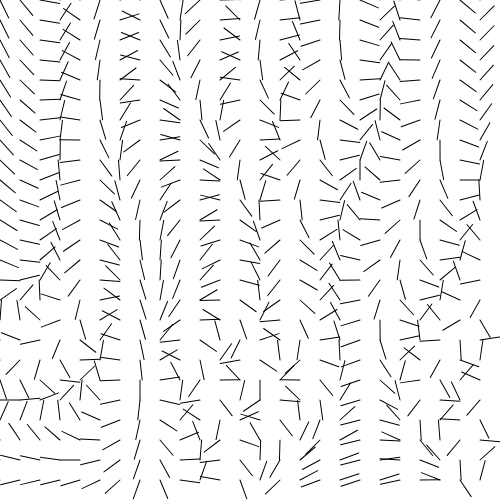
Frame 1 (no input)
Frame 60 (no input): identical to frame 1, image omitted
Frame 120 (the mouse pressed at the canvas centre since frame 60): identical to frame 1, image omitted

The p5.js sketch that drew this single still picture (run headless with seeded random() and noise() and a simulated clock; from frame 60 on, the mouse is pressed at the canvas centre):

// p5.js sketch
// ── sketch.js
const cWidth = 500;
const cHeight = 500;
const increment = 0.01;
const transparency = 255;
const scale = 20;
let cols, rows;
let fr;
let noiser;

// eslint-disable-next-line no-unused-vars
function setup() {
  createCanvas(cWidth, cHeight);
  console.log(`Canvas: ${width} x ${height}`);
  pixelDensity(1);

  cols = floor(width / scale);
  rows = floor(height / scale);
  fr = createP('');
  noiser = new Noiser(createImage(cols, rows));
}

// eslint-disable-next-line no-unused-vars
function draw() {
  background(255);

  noiser.setPixels(increment, transparency, scale);
  image(noiser.image, 0, 0);

  fr.html(floor(frameRate()));
}

// ── Noiser.js
// eslint-disable-next-line no-unused-vars
class Noiser {
  constructor(image) {
    this.img = image;
  }

  get image() {
    return this.img;
  }

  setPixels(increment, transparency, scale) {
    let yOff = 0;

    for (let y = 0; y < this.img.height; y++) {
      let xOff = 0;

      for (let x = 0; x < this.img.width; x++) {
        let angle = noise(xOff, yOff) * 255;
        xOff += increment;

        const vector = p5.Vector.fromAngle(angle);
        stroke(0);

        push();
        translate(x * scale, y * scale);
        rotate(vector.heading());
        line(0, 0, scale, 0);
        pop();
      }
      yOff += increment;
    }
  }
}

// ── particle.js
// eslint-disable-next-line no-unused-vars
function Particle(image, maxSpeed, thickness, downforce) {
  this.image = image;
  this.pos = createVector(random(width), random(height));
  this.velo = createVector(0, 0);
  this.accel = createVector(0, 0);
  this.gravitation = p5.Vector.fromAngle(90 * (PI / 180)).setMag(downforce / 10);
  this.maxSpeed = maxSpeed;
  this.prevPos = this.pos.copy();
  this.hue = 0;
  this.strokeWeight = thickness;

  this.update = function () {
    this.velo.add(this.accel);
    this.velo.limit(this.maxSpeed);
    this.pos.add(this.velo);
    this.accel.mult(0); // reset acceleration to 0
  };

  this.applyForce = function (vector) {
    this.accel.add(vector);
    this.accel.add(this.gravitation);
  };

  this.follow = function (zOff, strength, chaosFactor) {
    let angle = noise(this.pos.x, this.pos.y, zOff) * TWO_PI * chaosFactor;
    const vector = p5.Vector.fromAngle(angle);
    vector.setMag(strength);
    this.applyForce(vector);
  };

  this.show = function (graphic) {
    graphic.imageMode(CORNER);
    graphic.image(
      this.image,
      this.pos.x,
      this.pos.y,
      this.strokeWeight,
      (this.image.height * this.strokeWeight) / this.image.width
    );

    this.updatePrev();
  };

  this.updatePrev = function () {
    this.prevPos.x = this.pos.x;
    this.prevPos.y = this.pos.y;
  };

  this.edges = function () {
    if (this.pos.x > width) {
      this.pos.x = 0;
      this.updatePrev();
    }
    if (this.pos.x < 0) {
      this.pos.x = width;
      this.updatePrev();
    }
    if (this.pos.y > height) {
      this.pos.y = 0;
      this.updatePrev();
    }
    if (this.pos.y < 0) {
      this.pos.y = height;
      this.updatePrev();
    }
  };
}

// ── style.css
html,
body {
  margin: 0;
  padding: 0;
  background: url('./img/background.jpg');
}

main {
  display: flex;
  height: 100vh;
  flex-direction: column;
  justify-content: center;
  resize: vertical;
  overflow: auto;
}

canvas {
  display: block;
  margin: auto;
  transform: rotate(-1deg);
  filter: drop-shadow(0.5rem 0.5rem 0.6rem rgba(0, 0, 0, 0.5));
}
